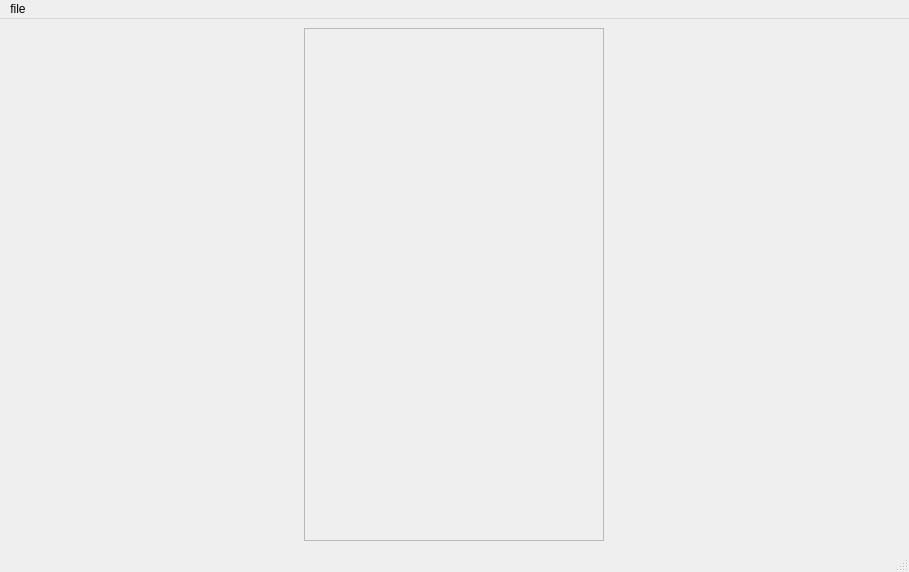
<?xml version="1.0" encoding="UTF-8"?>
<ui version="4.0">
 <class>MainWindow</class>
 <widget class="QMainWindow" name="MainWindow">
  <property name="geometry">
   <rect>
    <x>0</x>
    <y>0</y>
    <width>909</width>
    <height>572</height>
   </rect>
  </property>
  <property name="minimumSize">
   <size>
    <width>909</width>
    <height>0</height>
   </size>
  </property>
  <property name="windowTitle">
   <string>Linear Solver - prototype</string>
  </property>
  <property name="toolButtonStyle">
   <enum>Qt::ToolButtonIconOnly</enum>
  </property>
  <property name="tabShape">
   <enum>QTabWidget::Rounded</enum>
  </property>
  <widget class="QWidget" name="centralwidget">
   <layout class="QHBoxLayout" name="horizontalLayout">
    <item>
     <widget class="QScrollArea" name="scrollArea">
      <property name="minimumSize">
       <size>
        <width>300</width>
        <height>0</height>
       </size>
      </property>
      <property name="maximumSize">
       <size>
        <width>300</width>
        <height>16777215</height>
       </size>
      </property>
      <property name="widgetResizable">
       <bool>true</bool>
      </property>
      <property name="alignment">
       <set>Qt::AlignLeading|Qt::AlignLeft|Qt::AlignTop</set>
      </property>
      <widget class="QWidget" name="scrollAreaWidgetContents">
       <property name="geometry">
        <rect>
         <x>0</x>
         <y>0</y>
         <width>298</width>
         <height>511</height>
        </rect>
       </property>
      </widget>
     </widget>
    </item>
   </layout>
  </widget>
  <widget class="QMenuBar" name="menubar">
   <property name="geometry">
    <rect>
     <x>0</x>
     <y>0</y>
     <width>909</width>
     <height>19</height>
    </rect>
   </property>
   <widget class="QMenu" name="menufile">
    <property name="title">
     <string>file</string>
    </property>
    <addaction name="actionnew_calculation"/>
   </widget>
   <addaction name="menufile"/>
  </widget>
  <widget class="QStatusBar" name="statusbar"/>
  <action name="actionnew_calculation">
   <property name="text">
    <string>new calculation</string>
   </property>
  </action>
 </widget>
 <resources/>
 <connections/>
</ui>
